Frame 1 (no input): blank canvas, image omitted
Frame 60 (no input): blank canvas, image omitted
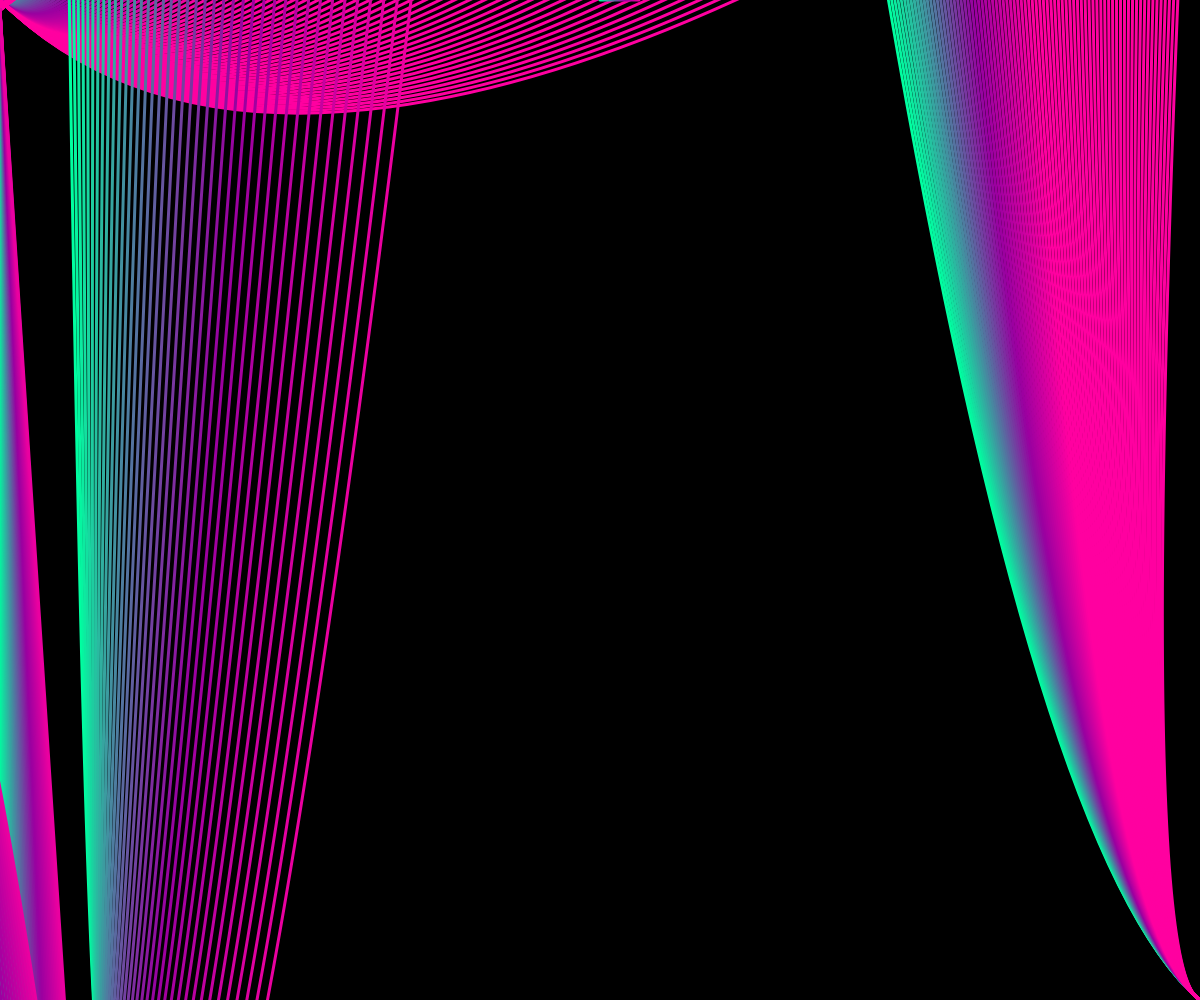
Frame 120 (the mouse pressed at the canvas centre since frame 60)

The p5.js sketch whose frames 1 and 60 were blank and that drew this single picture after the mouse press (run headless with seeded random() and noise() and a simulated clock; from frame 60 on, the mouse is pressed at the canvas centre):

// p5.js sketch
// ── sketch.js
var canvas;
function setup() {
  canvas = createCanvas(windowWidth, 1000);
  canvas.position(0,0);
  //slider = createSlider(0, 255, 100);
  //slider.position(10, 370);

  //slider2 = createSlider(0, 255, 100);
  //slider2.position(200, 370);
}

function draw() {
  //let val = slider.value();
  //let num = slider2.value();
let num = 80*sin(mouseX/400);
  background(0);
  strokeWeight(3);
  strokeCap(ROUND);
  noFill();
  for(i=0; i<num; i++){
    stroke(i*6, 255-i*10, 160);
  beginShape();
  vertex(0,0);
  bezierVertex(i*10,10*i, 50*i, i-6*mouseY,0,10);
  //bezierVertex(200,10*i, 280+val*mouseX,10*i-6, 280,10*i-6);
  endShape();
  }

    for(i=0; i<num; i++){
    stroke(i*6, 255-i*10, 160);
  beginShape();
  vertex(width,height);
  bezierVertex(i*10,10*i, 50*i, i-60*mouseY,0,10);
  //bezierVertex(200,10*i, 280+val*mouseX,10*i-6, 280,10*i-6);
  endShape();
  }

      for(i=0; i<num/2; i++){
    stroke(i*6, 255-i*10, 160);
  beginShape();
  vertex(-100,height/2);
  bezierVertex(i*10,10*i, 50*i, i+60*mouseY,0,10);
  //bezierVertex(200,10*i, 280+val*mouseX,10*i-6, 280,10*i-6);
  endShape();
  }

        for(i=0; i<num/2; i++){
    stroke(i*6, 255-i*10, 160);
  beginShape();
  vertex(100,height+100);
  bezierVertex(i*10,100*i, 50*i, i-40*mouseY,i+width/2,0);
  //bezierVertex(200,10*i, 280+val*mouseX,10*i-6, 280,10*i-6);
  endShape();
  }
}
